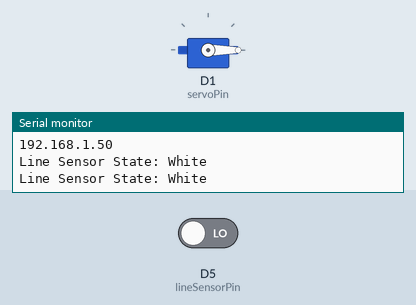
A sketch run on a simulated ESP8266 (NodeMCU). Parts: servo, the last lines printed to the serial monitor. Inputs (shaded band) come from the test bench; at power-on: D5 (lineSensorPin) LOW. WiFi joins after 1.5 s; servers stay silent unless stated.

Above: at 3.2 s.
3.3 s: D5 (lineSensorPin) driven HIGH
At 4.26 s:
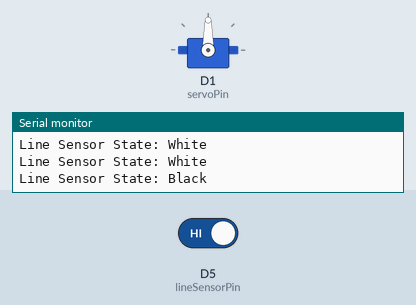
7.3 s: D5 (lineSensorPin) driven LOW
At 7.8 s:
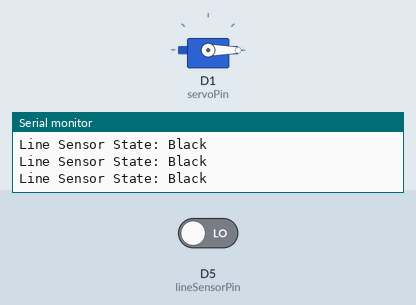
Timing chart, 0 to 10.3 s (numbered marks = the images above; inputs shaded):
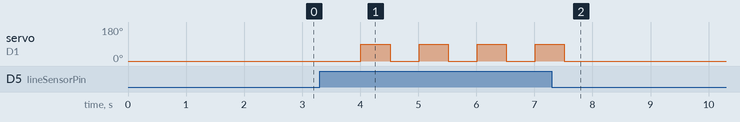

The sketch:

Servo_DoLine.ino
```cpp
#include <ESP8266WiFi.h>
#include <ESPAsyncTCP.h>
#include <ESPAsyncWebServer.h>
#include <Servo.h>

// WiFi thông tin
const char *ssid = "Tran Thi Kim Loan";
const char *password = "01229333995";

// Cảm biến dò line và servo
#define lineSensorPin D5  // Chân cảm biến dò line (cảm biến digital)
#define servoPin D1       // Chân servo

Servo myServo;
String lineSensorStateStr = "White";

int angleConditionMet = 90;  // Góc servo khi có đường
int angleConditionNotMet = 0; // Góc servo khi không có đường

// Tạo web server
AsyncWebServer server(80);

// HTML giao diện web
const char index_html[] PROGMEM = R"rawliteral(
<!DOCTYPE html>
<html>
<head>
  <title>Servo Control</title>
  <meta name="viewport" content="width=device-width, initial-scale=1">
</head>
<body>
  <h1>Servo Control</h1>
  <p>Line Sensor State: <span id="sensorState">%SENSORSTATE%</span></p>
  <form id="servoForm">
    <label for="angleMet">Angle (Line Detected): </label>
    <input type="number" name="angleMet" min="0" max="180" required>
    <br>
    <label for="angleNotMet">Angle (No Line Detected): </label>
    <input type="number" name="angleNotMet" min="0" max="180" required>
    <br><br>
    <input type="submit" value="Update">
  </form>
  <script>
    document.getElementById('servoForm').addEventListener('submit', function (e) {
      e.preventDefault();
      const formData = new FormData(this);
      fetch("/", {
        method: "POST",
        body: formData
      }).then(response => response.text()).catch(error => console.error("Error:", error));
    });

    setInterval(function() {
      fetch("/status")
        .then(response => response.json())
        .then(data => {
          document.getElementById("sensorState").innerHTML = data.state;
        })
        .catch(error => console.error("Error:", error));
    }, 2000);
  </script>
</body>
</html>
)rawliteral";

// Đọc trạng thái cảm biến dò line (Digital hoặc Analog)
int readLineSensor() {
  return digitalRead(lineSensorPin);  // Trạng thái HIGH hoặc LOW
}

String processor(const String &var) {
  if (var == "SENSORSTATE") {
    return String(lineSensorStateStr);
  }
  return String();
}

void initWiFi() {
  WiFi.mode(WIFI_STA);
  WiFi.begin(ssid, password);
  Serial.print("Connecting to WiFi");
  while (WiFi.status() != WL_CONNECTED) {
    Serial.print('.');
    delay(1000);
  }
  Serial.println("\nConnected to WiFi! IP Address: ");
  Serial.println(WiFi.localIP());
}

void setup() {
  // Khởi tạo Serial Monitor
  Serial.begin(9600);

  // Khởi tạo WiFi
  initWiFi();

  // Khởi tạo cảm biến và servo
  pinMode(lineSensorPin, INPUT);
  myServo.attach(servoPin);
  myServo.write(0);

  // Cấu hình Web Server
  server.on("/", HTTP_GET, [](AsyncWebServerRequest *request) {
    request->send_P(200, "text/html", index_html, processor);
  });

  server.on("/status", HTTP_GET, [](AsyncWebServerRequest *request) {
    String jsonResponse = "{\"state\":\"" + String(lineSensorStateStr) + "\"}";
    request->send(200, "application/json", jsonResponse);
  });

  server.on("/", HTTP_POST, [](AsyncWebServerRequest *request) {
    if (request->hasParam("angleMet", true) && request->hasParam("angleNotMet", true)) {
      angleConditionMet = request->getParam("angleMet", true)->value().toInt();
      angleConditionNotMet = request->getParam("angleNotMet", true)->value().toInt();
      Serial.print("Updated angles: ");
      Serial.print("Line Detected: ");
      Serial.print(angleConditionMet);
      Serial.print(", No Line Detected: ");
      Serial.println(angleConditionNotMet);
    }
    request->send(200, "text/plain", "Settings updated");
  });

  server.begin();
}

void loop() {
  int lineSensorState = readLineSensor();
  if (lineSensorState == HIGH) { // Line (Black)
    lineSensorStateStr = "Black";
    myServo.write(angleConditionMet);
  } else { // Line (White)
    lineSensorStateStr = "White";
    myServo.write(angleConditionNotMet);
  }
  Serial.print("Line Sensor State: ");
  Serial.println(lineSensorStateStr);

  delay(500);
  myServo.write(0);
  delay(500);
}
```

Measured:
- after the input at 3.3 s, servo on D1 (servoPin): alternates 90° for 0.50 s and 0° for 0.50 s, starting after 0.71 s
- after the input at 7.3 s, servo on D1 (servoPin): goes on until 7.5 s, then stays 0°
